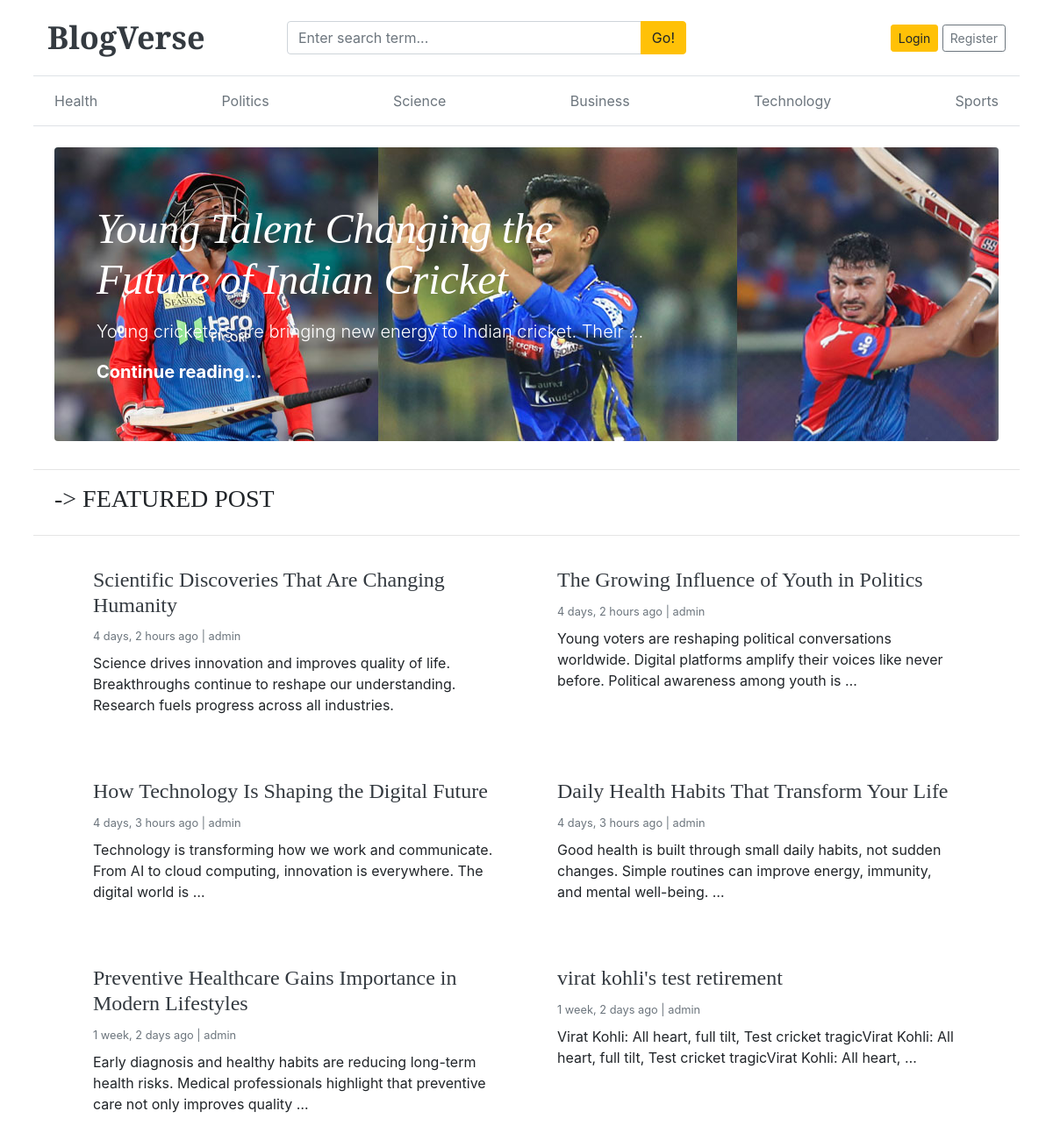
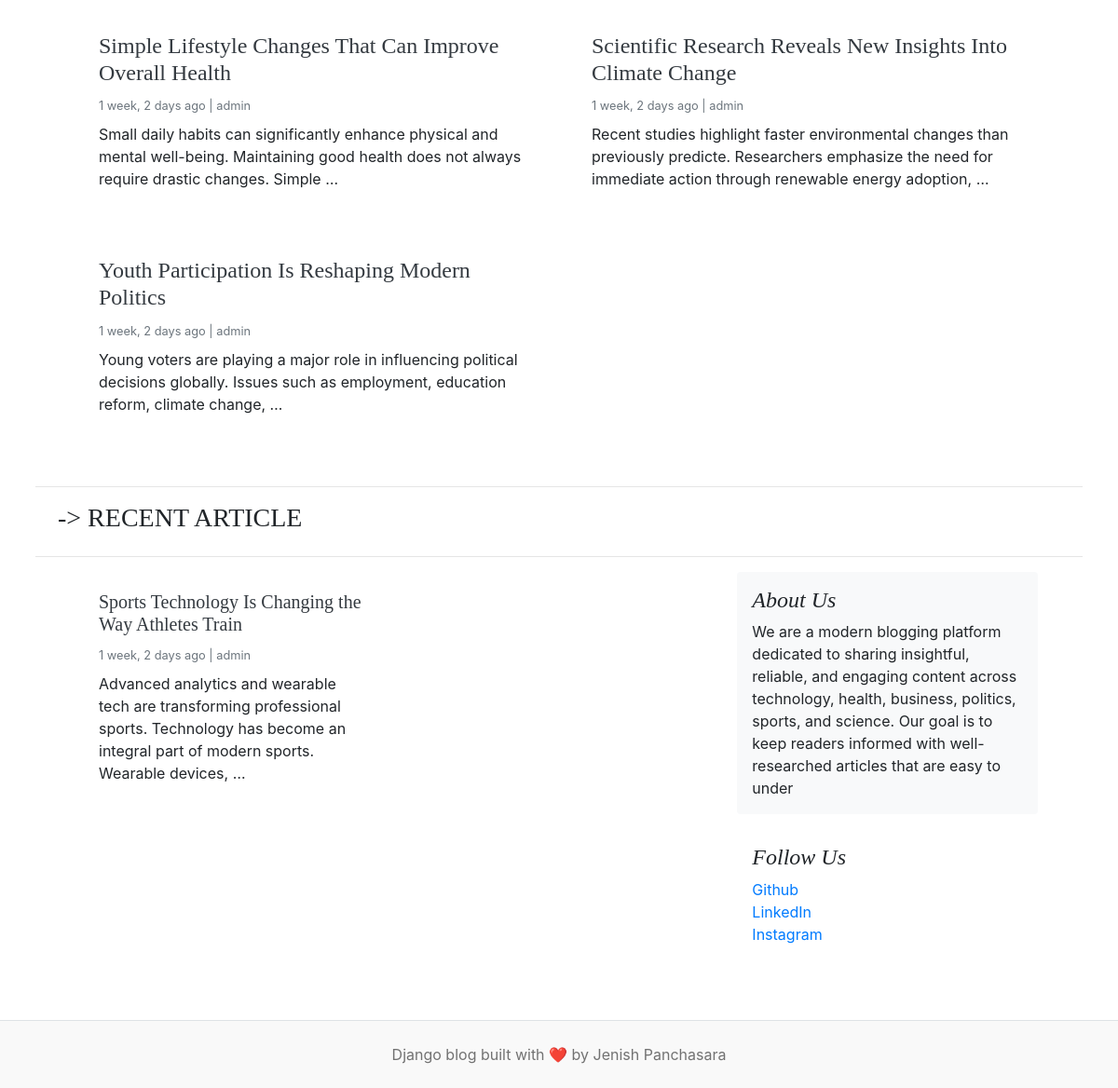
The page / on the database its author committed (2 pictures, top to bottom).
### app/models.py (models this page shows, shortened)
class Category(models.Model):
    category_name = models.CharField(max_length=50,unique=True)
    created_at = models.DateTimeField(auto_now_add=True)
    updated_at = models.DateTimeField(auto_now=True)
    class Meta:
        verbose_name_plural = 'categories'

class Blog(models.Model):
    title = models.CharField(max_length=100)
    slug = models.SlugField(max_length=150,unique=True, blank=True)
    category = models.ForeignKey(Category,on_delete=models.CASCADE)
    author = models.ForeignKey(User, on_delete=models.CASCADE)
    featured_image = models.ImageField(upload_to='uploads/%Y/%m/%d')
    short_description = models.TextField(max_length=500)
    blog_body = models.TextField(max_length=3000)
    status = models.IntegerField(choices=STATUS_CHOICES, default=0)
    is_featured = models.BooleanField(default=False)
    created_at = models.DateTimeField(auto_now_add=True)
    updated_at = models.DateTimeField(auto_now=True)

### assignment/models.py (models this page shows, shortened)
class About(models.Model):
    about_heading = models.CharField(max_length=25)
    about_description = models.TextField(max_length=255)
    created_at = models.DateTimeField(auto_now_add=True)
    updated_at = models.DateTimeField(auto_now=True)
    class Meta:
        verbose_name_plural = 'About'

class SocialLinks(models.Model):
    platform = models.CharField(max_length=25)
    link = models.URLField(max_length=100)
    created_at = models.DateTimeField(auto_now_add=True)
    updated_at = models.DateTimeField(auto_now=True)
    class Meta:
        verbose_name_plural = 'SocialLinks'

### blog_main/views.py (the view)
# urls.py: 2. Add a URL to urlpatterns:  path('', views.home, name='home')
def home(request):
    featured_posts = Blog.objects.filter(is_featured=True , status=1).order_by('-updated_at')
    posts = Blog.objects.filter(is_featured=False,status=1)
    try:
        about = About.objects.get()
    except:
        about = None
    context = {
        'featured_posts': featured_posts,
        'posts': posts,
        'about': about
    }
    print(Category)
    return render(request, 'home.html', context)

### app/context_processors.py (called while the page is built)
def get_categories(request):
    categories = Category.objects.all().order_by('-created_at')
    return dict(categories=categories)

def get_social_links(request):
    social_links = SocialLinks.objects.all()
    return dict(social_links=social_links)

### templates/home.html
{% extends "base.html" %}
{% block content %}
    {% for post in featured_posts %}
        {% if forloop.first %}
        <div class="px-4">
            <div class="jumbotron hero text-white rounded px-5"
             style="background-image: url('{{ post.featured_image.url }}');">
            <div class="col-md-8 px-0">
                <h1 class="display-4 font-italic">{{ post.title }}</h1>
                <p class="lead my-3">
                    {{ post.short_description|truncatewords:10 }}
                </p>
                <p class="lead mb-0">
                    <a href="{% url 'blogs' post.slug %}" class="text-white font-weight-bold">
                        Continue reading...
                    </a>
                </p>
            </div>
        </div>
        </div>
        {% endif %}
    {% endfor %}
    <hr>
    <h3 class="text-uppercase mb-4 px-4 featured-title">
        -> Featured Post
    </h3>
    <hr>
    <div class="row mb-4 px-5">
        {% for post in featured_posts %}
            {% if not forloop.first %}
            <div class="col-md-6 mb-3">
                <div class="card border-0 shadow-sm h-100">
                    <div class="card-body">
                        <h4><a class="text-dark" href="{% url 'blogs' post.slug %}">{{ post.title }}</a></h4>
                        <small class="text-muted">
                            {{ post.created_at|timesince }} ago | {{ post.author }}
                        </small>
                        <p class="mt-2">
                            {{ post.short_description|truncatewords:20 }}
                        </p>
                    </div>
                </div>
            </div>
            {% endif %}
        {% endfor %}
    </div>
    <hr>
    <h3 class="text-uppercase mb-4 px-4 featured-title">
        -> Recent Article
    </h3>
    <hr>
    <div class="row px-5">
        <div class="col-md-8">
            <div class="row">
                {% for post in posts %}
                <div class="col-md-6 mb-4">
                    <div class="card border-0 shadow-sm h-100">
                        <div class="card-body">
                            <h5><a class="text-dark" href="{% url 'blogs' post.slug %}">{{ post.title }}</a></h5>
                            <small class="text-muted">
                                {{ post.created_at|timesince }} ago | {{ post.author }}
                            </small>
                            <p class="mt-2">
                                {{ post.short_description|truncatewords:20 }}
                            </p>
                        </div>
                    </div>
                </div>
                {% endfor %}
            </div>
        </div>
        <aside class="col-md-4">
            <div class="p-3 mb-3 bg-light rounded">
                <h4 class="font-italic">{{ about.about_heading }}</h4>
                <p class="mb-0">
                    {{about.about_description}}
                </p>
            </div>
            {% if social_links %}
            <div class="p-3">
                <h4 class="font-italic">Follow Us</h4>
                <ol class="list-unstyled">
                    {% for i in social_links %}
                    <li><a target= "_blank" href="{{ i.link }}">{{ i.platform }}</a></li>
                    {% endfor %}
                </ol>
            </div>
            {% endif %}
        </aside>
    </div>
</div>
{% endblock %}

### templates/base.html (shortened to what this page needs)
{% load static %}
<!DOCTYPE html>
<html lang="en">
  <head>
    <link
      href="https://getbootstrap.com/docs/4.0/dist/css/bootstrap.min.css"
      rel="stylesheet"
    />
    <link href="{% static 'css/blog.css' %}" rel="stylesheet" />
    <link rel="stylesheet" href="https://cdnjs.cloudflare.com/ajax/libs/font-awesome/4.7.0/css/font-awesome.min.css">
  </head>
  <body>
    <div class="container px-3 px-md-4 px-lg-2">
      <header class="blog-header px-3 py-3 border-bottom bg-white">
        <div class="row align-items-center no-gutters">
          <div class="col-md-3">
            <a class="blog-header-logo text-dark font-weight-bold" href="/">
              BlogVerse
            </a>
          </div>
          <div class="col-md-5">
            <form action="{% url 'search' %}" method="GET">
              <div class="input-group">
                <input
                  class="form-control"
                  type="text"
                  name="keyword"
                  placeholder="Enter search term..."
                  value = {{ keyword }}
                >
                <div class="input-group-append">
                  <button class="btn btn-warning" type="submit">Go!</button>
                </div>
              </div>
            </form>
          </div>
          <div class="col-4 d-flex justify-content-end align-items-center">
              {% if not user.is_authenticated %}
                  <a class="btn btn-sm btn-warning" href="{% url 'login' %}">Login</a> &nbsp;
                  <a class="btn btn-sm btn-outline-secondary" href="{% url 'register' %}">Register</a>
              {% endif %}
          </div>
      </header>
      <div class="nav-scroller px-3 py-2 mb-4 border-bottom">
        <nav class="nav d-flex justify-content-between">
          {% for cat in categories %}
            <a
              class="p-2 text-muted"
              href="{% url 'posts_by_category' cat.id %}"
            >
              {{ cat.category_name }}
            </a>
          {% endfor %}
        </nav>
      </div>
      {% block content %}
      {% endblock %}
      <footer class="blog-footer text-center py-4 mt-5 border-top">
        <p class="mb-0">
          Django blog built with ❤️ by
          <span>Jenish Panchasara</span>
        </p>
      </footer>
  </body>
</html>

### blog_main/static/css/blog.css (style rules this page uses)
.blog-header { border-bottom: 1px solid #e5e5e5; }
.blog-header-logo { font-family: "Playfair Display", Georgia, "Times New Roman", serif; font-size: 2.25rem; }
h1, h2, h3, h4, h5, h6 { font-family: "Playfair Display", Georgia, "Times New Roman", serif; }
.display-4 { font-size: 2.5rem; }
@media (min-width: 768px) { .display-4 { font-size: 3rem; } }
.blog-footer { padding: 2.5rem 0; color: #727272; text-align: center; background-color: #f9f9f9; border-top: .05rem solid #e5e5e5; }
.blog-footer p:last-child { margin-bottom: 0; }

### rows shown on the page
Category: category_name "Health"
Category: category_name "Politics"
Category: category_name "Science"
Category: category_name "Business"
Category: category_name "Technology"
Category: category_name "Sports"
Blog: featured_image (picture), title "Young Talent Changing the Future of Indian Cricket", short_description "Young cricketers are bringing new energy to Indian cricket. Their …"
Blog: title "Scientific Discoveries That Are Changing Humanity", created_at "4 days, 2 hours", author "admin", short_description "Science drives innovation and improves quality of life. Breakthroughs continue to reshape our understanding. Research fuels progress across all industries."
Blog: title "The Growing Influence of Youth in Politics", created_at "4 days, 2 hours", author "admin", short_description "Young voters are reshaping political conversations worldwide. Digital platforms amplify their voices like never before. Political awareness among youth is …"
Blog: title "How Technology Is Shaping the Digital Future", created_at "4 days, 3 hours", author "admin", short_description "Technology is transforming how we work and communicate. From AI to cloud computing, innovation is everywhere. The digital world is …"
Blog: title "Daily Health Habits That Transform Your Life", created_at "4 days, 3 hours", author "admin", short_description "Good health is built through small daily habits, not sudden changes. Simple routines can improve energy, immunity, and mental well-being. …"
Blog: title "Preventive Healthcare Gains Importance in Modern Lifestyles", created_at "1 week, 2 days", author "admin", short_description "Early diagnosis and healthy habits are reducing long-term health risks. Medical professionals highlight that preventive care not only improves quality …"
Blog: title "virat kohli's test retirement", created_at "1 week, 2 days", author "admin", short_description "Virat Kohli: All heart, full tilt, Test cricket tragicVirat Kohli: All heart, full tilt, Test cricket tragicVirat Kohli: All heart, …"
Blog: title "Simple Lifestyle Changes That Can Improve Overall Health", created_at "1 week, 2 days", author "admin", short_description "Small daily habits can significantly enhance physical and mental well-being. Maintaining good health does not always require drastic changes. Simple …"
Blog: title "Scientific Research Reveals New Insights Into Climate Change", created_at "1 week, 2 days", author "admin", short_description "Recent studies highlight faster environmental changes than previously predicte. Researchers emphasize the need for immediate action through renewable energy adoption, …"
Blog: title "Youth Participation Is Reshaping Modern Politics", created_at "1 week, 2 days", author "admin", short_description "Young voters are playing a major role in influencing political decisions globally. Issues such as employment, education reform, climate change, …"
Blog: title "Sports Technology Is Changing the Way Athletes Train", created_at "1 week, 2 days", author "admin", short_description "Advanced analytics and wearable tech are transforming professional sports. Technology has become an integral part of modern sports. Wearable devices, …"
About: about_heading "About Us", about_description "We are a modern blogging platform dedicated to sharing insightful, reliable, and engaging content across technology, health, business, politics, sports, and science. Our goal is to keep readers informed with well-researched articles that are easy to under"
SocialLinks: platform "Github"
SocialLinks: platform "LinkedIn"
SocialLinks: platform "Instagram"
